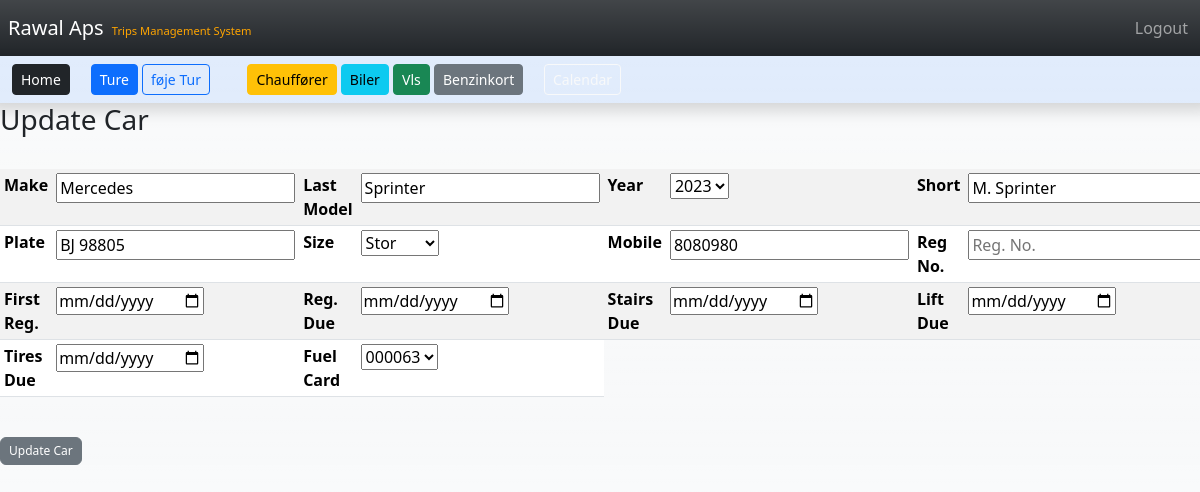
Page /update_car/1 (signed in) on the committed database.
### TMS/models.py (models this page shows, shortened)
class Car(models.Model):
	make = models.CharField(max_length=15)
	model =  models.CharField(max_length=15)
	YEAR_CHOICES = [
		("19", "2019"),
		("20", "2020"),
		("21", "2021"),
		("22", "2022"),
		("23", "2023"),
		("24", "2024"),
		("25", "2025"),
		("26", "2026"),
		("27", "2027"),
		("28", "2028"),
		("29", "2029"),
		("30", "2030"),
	]
	year =  models.CharField(choices=YEAR_CHOICES,default="23",max_length=15)
	short =  models.CharField(max_length=20)
	plate =  models.CharField(max_length=20)
	SIZE_CHOICES = [
		("Stor", "Stor"),
		("Mellem", "Mellem"),
		("Lille", "Lille"),
	]
	size =  models.CharField(choices=SIZE_CHOICES,default="Lille",blank=True,null=True,max_length=10)
	mobile =  models.CharField(blank=True,null=True,max_length=10)
	reg_nr =  models.CharField(blank=True,null=True,max_length=10)
	reg_first =  models.DateField(blank=True,null=True,)
	reg_due =  models.DateField(blank=True,null=True,)
	stairs_due =  models.DateField(blank=True,null=True,)
	lift_due =  models.DateField(blank=True,null=True,)
	tires_due =  models.DateField(blank=True,null=True,)
	fcard = models.ForeignKey(FCard,blank=True,null=True,max_length=10,on_delete=models.DO_NOTHING) #DDL
	created_at = models.DateTimeField(auto_now_add=True)

### TMS/views.py (the view)
# urls.py: path('update_car/<int:pk>', views.update_car, name='update_car'),
def update_car(request, pk):
    if request.user.is_authenticated:
        current_car = Car.objects.get(id=pk)
        form = AddCarForm(request.POST or None, instance=current_car)
        if form.is_valid():
            form.save()
            messages.success(request, "Car Has Been Updated!")
            return redirect('cars')
        return render(request, 'update_car.html', {'form': form})
    else:
        messages.success(request, "You Must Be Logged In...")
        return redirect('home')

### TMS/models.py (called while the page is built)
	def __str__(self):
		return(f"{self.lastdigits}")

### TMS/templates/update_car.html (shortened to what this page needs)
{% extends 'base.html' %}
{% block content %}
{% if user.is_authenticated %}
<div class="col">
	<h3>Update Car</h3>
	<br/>
	<form method="POST">
		<div class="table-responsive">
			<table class="table table-sm table-striped ">
			<tbody>
				<tr>
				<th scope="row">Make</th>
				<td > {{ form.make }}</td>
				<th scope="row">Last Model</th>
				<td>{{ form.model }}</td>
				<th scope="row">Year</th>
				<td>{{ form.year }}</td>
				<th scope="row">Short</th>
				<td>{{ form.short }}</td>
				</tr>
				<tr>
				<th scope="row">Plate </th>
				<td>{{ form.plate }}</td>
				<th scope="row">Size </th>
				<td>{{ form.size }}</td>
				<th scope="row">Mobile </th>
				<td>{{ form.mobile }}</td>
				<th scope="row">Reg No.</th>
				<td>{{ form.reg_nr }}</td>
				</tr>
				<tr>
				<th scope="row">First Reg. </th>
				<td>{{ form.reg_first }}</td>
				<th scope="row">Reg. Due </th>
				<td>{{ form.reg_due }}</td>
				<th scope="row">Stairs Due </th>
				<td>{{ form.stairs_due }}</td>
				<th scope="row">Lift Due </th>
				<td>{{ form.lift_due }}</td>
				</tr>
				<tr>
				<th scope="row">Tires Due</th>
				<td>{{ form.tires_due }}</td>
				<th scope="row">Fuel Card </th>
				<td>{{ form.fcard}}</td>
				</tr>
			</tbody>
			</table>
		<div>
	<br/>
	<button type="submit" class="btn btn-secondary" style="--bs-btn-padding-y: .25rem; --bs-btn-padding-x: .5rem; --bs-btn-font-size: .75rem;">Update Car</button>
	</form>
</div>
{% endif %}
{% endblock %}

### rows in the picture
Car: make "Mercedes", model "Sprinter", year "2023", short "M. Sprinter", plate "BJ 98805", size "Stor", mobile "8080980", fcard "000063"
